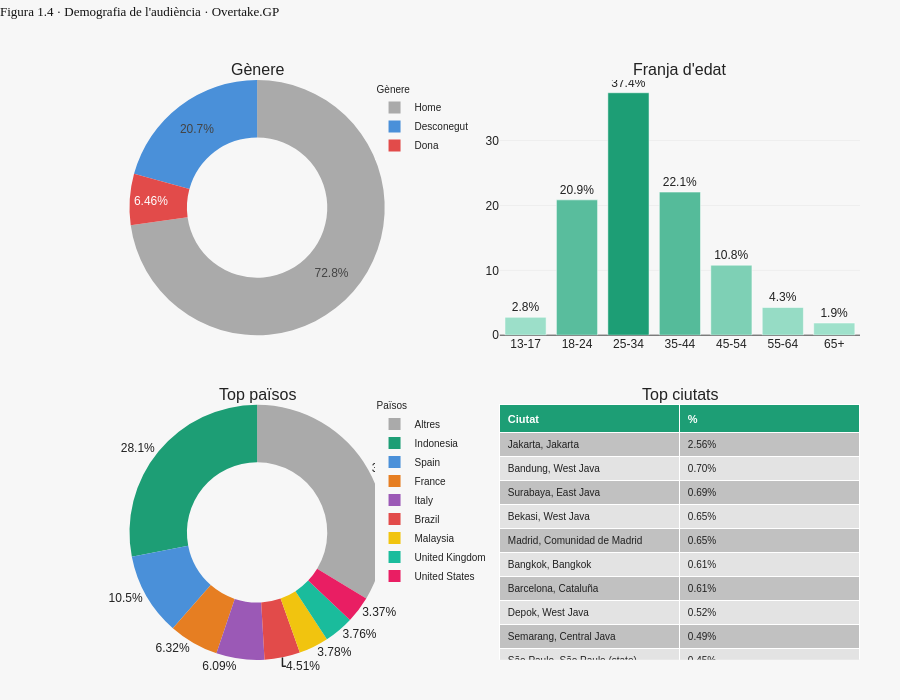

Notebook cell for this chart:
### Code cell
# ── Figura 1.4 · Demografia de l'audiència · Overtake.GP ─────────────────────
# Font: Metricool API · instantània estàtica · maig 2026

# Noms de països a partir dels codis ISO
def nom_pais(codi):
    try:
        return pycountry.countries.get(alpha_2=codi).name
    except:
        return codi

df_country['nom'] = df_country['codi_pais'].apply(nom_pais)

# Top 8 països + Altres
top_countries = df_country.head(8).copy()
altres_pct = df_country.iloc[8:]['pct'].sum()
top_countries = pd.concat([
    top_countries,
    pd.DataFrame([{'codi_pais': 'OTHER', 'pct': round(altres_pct, 2), 'nom': 'Altres'}])
], ignore_index=True)

# Etiquetes de gènere
genere_map = {'M': 'Home', 'F': 'Dona', 'U': 'Desconegut'}
df_gender['label'] = df_gender['genere'].map(genere_map)

# Ordre franges d'edat
ordre_edat = ['13-17', '18-24', '25-34', '35-44', '45-54', '55-64', '65+']
df_age_ord = df_age.set_index('franja').reindex(ordre_edat).reset_index()

fig4 = make_subplots(
    rows=2, cols=2,
    specs=[
        [{"type": "pie"},   {"type": "bar"}],
        [{"type": "pie"},   {"type": "table"}]
    ],
    subplot_titles=[
        'Gènere', 'Franja d\'edat',
        'Top països', 'Top ciutats'
    ],
    vertical_spacing=0.12,
    horizontal_spacing=0.08
)

# ── Donut gènere ─────────────────────────────────────────────────────────────
fig4.add_trace(go.Pie(
    labels=df_gender['label'],
    values=df_gender['pct'],
    hole=0.55,
    marker=dict(colors=['#4A90D9', '#E24B4A', '#aaaaaa']),
    textinfo='percent',
    textposition='inside',
    hovertemplate='<b>%{label}</b><br>%{value:.1f}%<extra></extra>',
    showlegend=True,
    legend='legend',
    name='Gènere'
), row=1, col=1)

# ── Barres edat ───────────────────────────────────────────────────────────────
fig4.add_trace(go.Bar(
    x=df_age_ord['franja'],
    y=df_age_ord['pct'],
    marker=dict(
        color=df_age_ord['pct'],
        colorscale=[[0, '#9FE1CB'], [1, '#1D9E75']],
        showscale=False
    ),
    text=df_age_ord['pct'].apply(lambda x: f'{x:.1f}%'),
    textposition='outside',
    hovertemplate='<b>%{x}</b><br>%{y:.1f}%<extra></extra>',
    showlegend=False
), row=1, col=2)

# ── Donut països ──────────────────────────────────────────────────────────────
fig4.add_trace(go.Pie(
    labels=top_countries['nom'],
    values=top_countries['pct'],
    hole=0.55,
    marker=dict(colors=colors_pais),
    textinfo='percent',
    textposition='outside',
    hovertemplate='<b>%{label}</b><br>%{value:.1f}%<extra></extra>',
    showlegend=True,
    legend='legend2',
    name='Països'
), row=2, col=1)

fig4.update_layout(
    title=dict(
        text='Figura 1.4 · Demografia de l\'audiència · Overtake.GP',
        font=dict(size=13, family='Arial Black'),
        y=0.99, x=0.0, xanchor='left'
    ),
    height=700,
    margin=dict(t=80, b=40, l=40, r=160),
    legend=dict(
        orientation='v',
        x=1.02,
        y=0.95,
        xanchor='left',
        font=dict(size=10),
        tracegroupgap=30
    )
)

# ── Taula ciutats ─────────────────────────────────────────────────────────────
fig4.add_trace(go.Table(
    header=dict(
        values=['<b>Ciutat</b>', '<b>%</b>'],
        fill_color='#1D9E75',
        font=dict(color='white', size=11),
        align='left',
        height=28
    ),
    cells=dict(
        values=[
            df_city['ciutat'].head(15),
            df_city['pct'].head(15).apply(lambda x: f'{x:.2f}%')
        ],
        fill_color=[['#c1c1c1', '#e3e3e3'] * 8],
        align='left',
        font=dict(size=10),
        height=24
    )
), row=2, col=2)

fig4.update_layout(
    title=dict(
        text='Figura 1.4 · Demografia de l\'audiència · Overtake.GP',
        font=dict(size=13, family='Arial Black'),
        y=0.99, x=0.0, xanchor='left'
    ),
    height=700,
    margin=dict(t=80, b=40, l=40, r=40),
    )

fig4.update_layout(
    title=dict(
        text='Figura 1.4 · Demografia de l\'audiència · Overtake.GP',
        font=dict(size=13, family='Arial Black'),
        y=0.99, x=0.0, xanchor='left'
    ),
    height=700,
    margin=dict(t=80, b=40, l=40, r=40),
    legend=dict(
        orientation='v',
        x=0.38, y=1.0,
        xanchor='left',
        font=dict(size=10),
        title=dict(text='Gènere', font=dict(size=10))
    ),
    legend2=dict(
        orientation='v',
        x=0.38, y=0.12,
        xanchor='left',
        font=dict(size=10),
        title=dict(text='Països', font=dict(size=10))
    )
)

fig4.show()

### Figure 1 — Plotly figure (JSON) as saved in the notebook; plotly's stock layout.template omitted (floating-point values rounded to 4 significant figures)
{"data": [{"domain": {"x": [0, 0.46], "y": [0.56, 1]}, "hole": 0.55, "hovertemplate": "<b>%{label}</b><br>%{value:.1f}%<extra></extra>", "labels": ["Desconegut", "Dona", "Home"], "legend": "legend", "marker": {"colors": ["#4A90D9", "#E24B4A", "#aaaaaa"]}, "name": "Gènere", "showlegend": true, "textinfo": "percent", "textposition": "inside", "type": "pie", "values": [20.74, 6.46, 72.8]}, {"hovertemplate": "<b>%{x}</b><br>%{y:.1f}%<extra></extra>", "marker": {"color": [2.76, 20.86, 37.37, 22.06, 10.79, 4.28, 1.88], "colorscale": [[0, "#9FE1CB"], [1, "#1D9E75"]], "showscale": false}, "showlegend": false, "text": ["2.8%", "20.9%", "37.4%", "22.1%", "10.8%", "4.3%", "1.9%"], "textposition": "outside", "type": "bar", "x": ["13-17", "18-24", "25-34", "35-44", "45-54", "55-64", "65+"], "xaxis": "x", "y": [2.76, 20.86, 37.37, 22.06, 10.79, 4.28, 1.88], "yaxis": "y"}, {"domain": {"x": [0, 0.46], "y": [0, 0.44]}, "hole": 0.55, "hovertemplate": "<b>%{label}</b><br>%{value:.1f}%<extra></extra>", "labels": ["Indonesia", "Spain", "France", "Italy", "Brazil", "Malaysia", "United Kingdom", "United States", "Altres"], "legend": "legend2", "marker": {"colors": ["#1D9E75", "#4A90D9", "#E67E22", "#9B59B6", "#E24B4A", "#F1C40F", "#1ABC9C", "#E91E63", "#aaaaaaff"]}, "name": "Països", "showlegend": true, "textinfo": "percent", "textposition": "outside", "type": "pie", "values": [28.07, 10.47, 6.32, 6.09, 4.51, 3.78, 3.76, 3.37, 33.67]}, {"cells": {"align": "left", "fill": {"color": [["#c1c1c1", "#e3e3e3", "#c1c1c1", "#e3e3e3", "#c1c1c1", "#e3e3e3", "#c1c1c1", "#e3e3e3", "#c1c1c1", "#e3e3e3", "#c1c1c1", "#e3e3e3", "#c1c1c1", "#e3e3e3", "#c1c1c1", "#e3e3e3"]]}, "font": {"size": 10}, "height": 24, "values": [["Jakarta, Jakarta", "Bandung, West Java", "Surabaya, East Java", "Bekasi, West Java", "Madrid, Comunidad de Madrid", "Bangkok, Bangkok", "Barcelona, Cataluña", "Depok, West Java", "Semarang, Central Java", "São Paulo, São Paulo (state)", "Kuala Lumpur, Kuala Lumpur", "Bangalore, Karnataka", "Tangerang, Banten", "Melbourne, Victoria", "Chennai, Tamil Nadu"], ["2.56%", "0.70%", "0.69%", "0.65%", "0.65%", "0.61%", "0.61%", "0.52%", "0.49%", "0.45%", "0.37%", "0.36%", "0.35%", "0.34%", "0.33%"]]}, "domain": {"x": [0.54, 1], "y": [0, 0.44]}, "header": {"align": "left", "fill": {"color": "#1D9E75"}, "font": {"color": "white", "size": 11}, "height": 28, "values": ["<b>Ciutat</b>", "<b>%</b>"]}, "type": "table"}], "layout": {"annotations": [{"font": {"size": 16}, "showarrow": false, "text": "Gènere", "x": 0.23, "xanchor": "center", "xref": "paper", "y": 1, "yanchor": "bottom", "yref": "paper"}, {"font": {"size": 16}, "showarrow": false, "text": "Franja d'edat", "x": 0.77, "xanchor": "center", "xref": "paper", "y": 1, "yanchor": "bottom", "yref": "paper"}, {"font": {"size": 16}, "showarrow": false, "text": "Top països", "x": 0.23, "xanchor": "center", "xref": "paper", "y": 0.44, "yanchor": "bottom", "yref": "paper"}, {"font": {"size": 16}, "showarrow": false, "text": "Top ciutats", "x": 0.77, "xanchor": "center", "xref": "paper", "y": 0.44, "yanchor": "bottom", "yref": "paper"}], "height": 700, "legend": {"font": {"size": 10}, "orientation": "v", "title": {"font": {"size": 10}, "text": "Gènere"}, "tracegroupgap": 30, "x": 0.38, "xanchor": "left", "y": 1}, "legend2": {"font": {"size": 10}, "orientation": "v", "title": {"font": {"size": 10}, "text": "Països"}, "x": 0.38, "xanchor": "left", "y": 0.12}, "margin": {"b": 40, "l": 40, "r": 40, "t": 80}, "title": {"font": {"family": "Arial Black", "size": 13}, "text": "Figura 1.4 · Demografia de l'audiència · Overtake.GP", "x": 0, "xanchor": "left", "y": 0.99}, "xaxis": {"anchor": "y", "domain": [0.54, 1]}, "yaxis": {"anchor": "x", "domain": [0.56, 1]}}}
